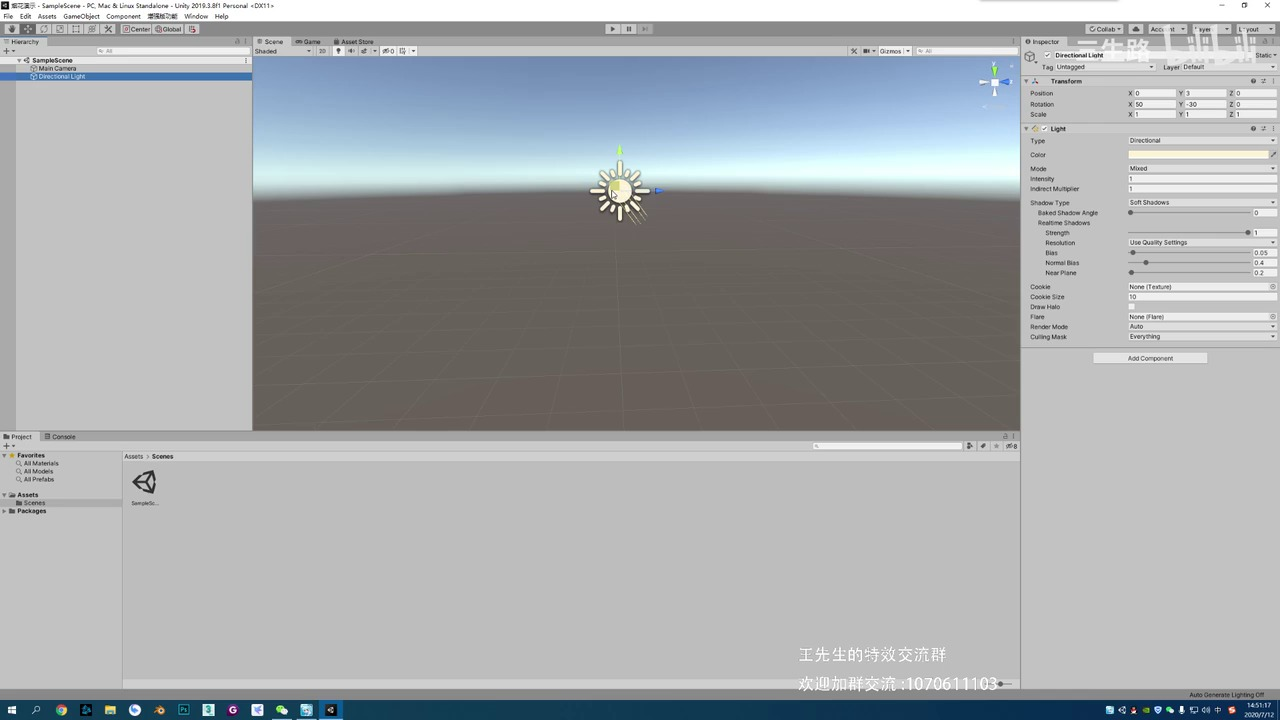
#> input picture knowledge/sources/SRC-2026-GAMEVFX-001/frames/fireworks_bv1ti4y1v7gc/frame_0300s.jpg, 1280 x 720 px
$ python -i prompt_condition_review.py   (imports and definitions only)
#> lines starting #> are read from the running program, lines starting #| are printed output that depends on the picture; after the words box and inside, x2 and y2 are one past the last pixel; in counts of white or black regions, pixels touching at a corner belong together
"""Review whether rendered Prompt compositions satisfy each requested condition."""

from __future__ import annotations

import argparse
import json
from datetime import datetime, timezone
from http.server import BaseHTTPRequestHandler, ThreadingHTTPServer
from pathlib import Path
from typing import Any
from urllib.parse import unquote, urlparse

import cv2
import numpy as np


CHOICES = ("符合", "部分符合", "不符合", "无法判断")
CONDITION_FIELDS = ("风格", "主色", "特效类别", "节奏", "无长拖尾", "整体")


def _repo_root() -> Path:
    return Path(__file__).parents[3]


# [5 lines left out: function _read_json, not called in this run]


def _read_jsonl(path: Path) -> list[dict[str, Any]]:
    return [json.loads(line) for line in path.read_text(encoding="utf-8").splitlines() if line.strip()]


# [18 lines left out: functions _write_json, _write_jsonl, _portable, not called in this run]


def _read_image(path: Path) -> np.ndarray | None:
    try:
        return cv2.imdecode(np.fromfile(str(path), dtype=np.uint8), cv2.IMREAD_COLOR)
#> returned value is the input picture: shape (720, 1280, 3); mean B, G, R 171.9, 169.4, 166.3
    except OSError:
        return None


def _blue_fraction(path: Path) -> float | None:
    image = _read_image(path)
    if image is None:
        return None
    hsv = cv2.cvtColor(image, cv2.COLOR_BGR2HSV)
#> hsv: shape (720, 1280, 3); mean H, S, V 21.4, 18.5, 174.2
    corners = np.concatenate((
        image[:8, :8].reshape(-1, 3), image[:8, -8:].reshape(-1, 3),
        image[-8:, :8].reshape(-1, 3), image[-8:, -8:].reshape(-1, 3),
    ))
#> corners = 256 rows, first 8: [255, 255, 255], [253, 253, 253], [255, 255, 255], [255, 255, 255], [255, 255, 255], [255, 255, 255], [253, 253, 253], [254, 254, 254]
    background = np.median(corners, axis=0).astype(np.uint8)
#> background = [86, 64, 42]
    difference = cv2.cvtColor(cv2.absdiff(image, background), cv2.COLOR_BGR2GRAY)
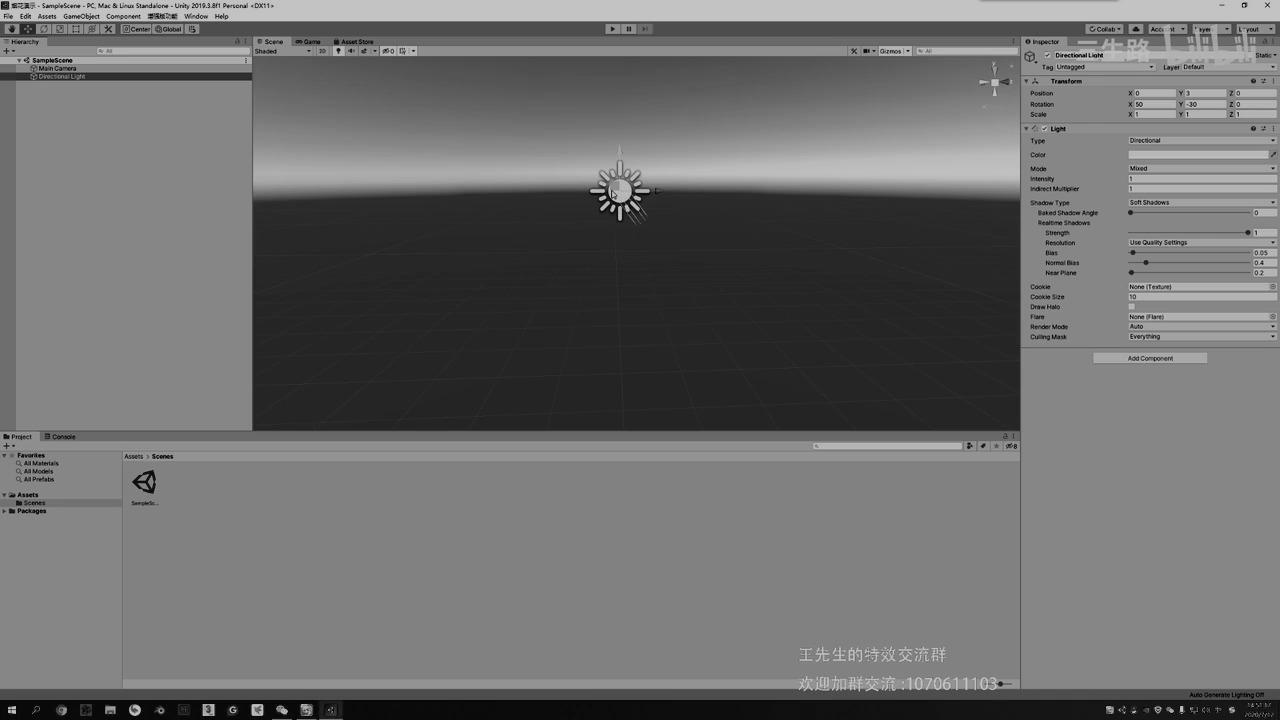
#> difference: shape (720, 1280); min 1, max 195, mean 109.5
    visible = (difference > 8) & (hsv[:, :, 1] >= 45)
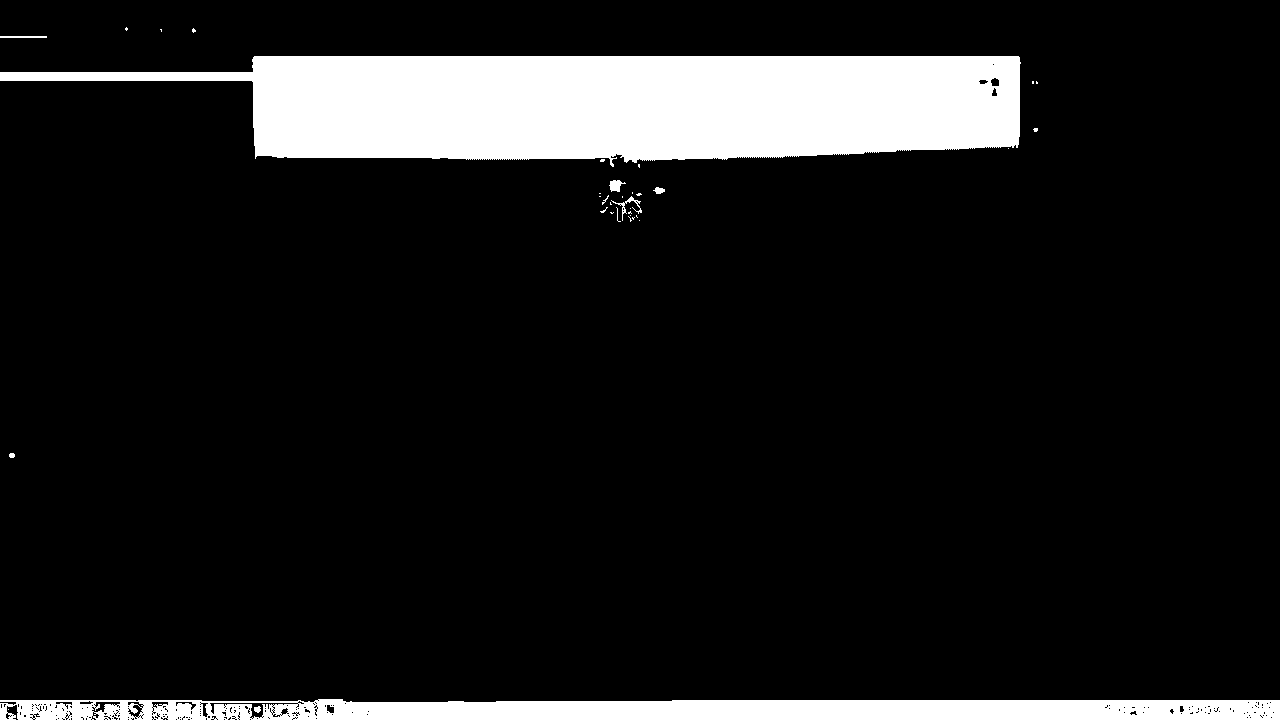
#> visible: shape (720, 1280) bool; 11.2% white; 36 white regions (28 under 20 px), largest, box (x1, y1, x2, y2) and area: (0, 56, 1021, 167) 79140, (0, 699, 1280, 720) 23486, (611, 196, 642, 221) 131
    if not visible.any():
        return 0.0
    blue = (hsv[:, :, 0] >= 90) & (hsv[:, :, 0] <= 132)
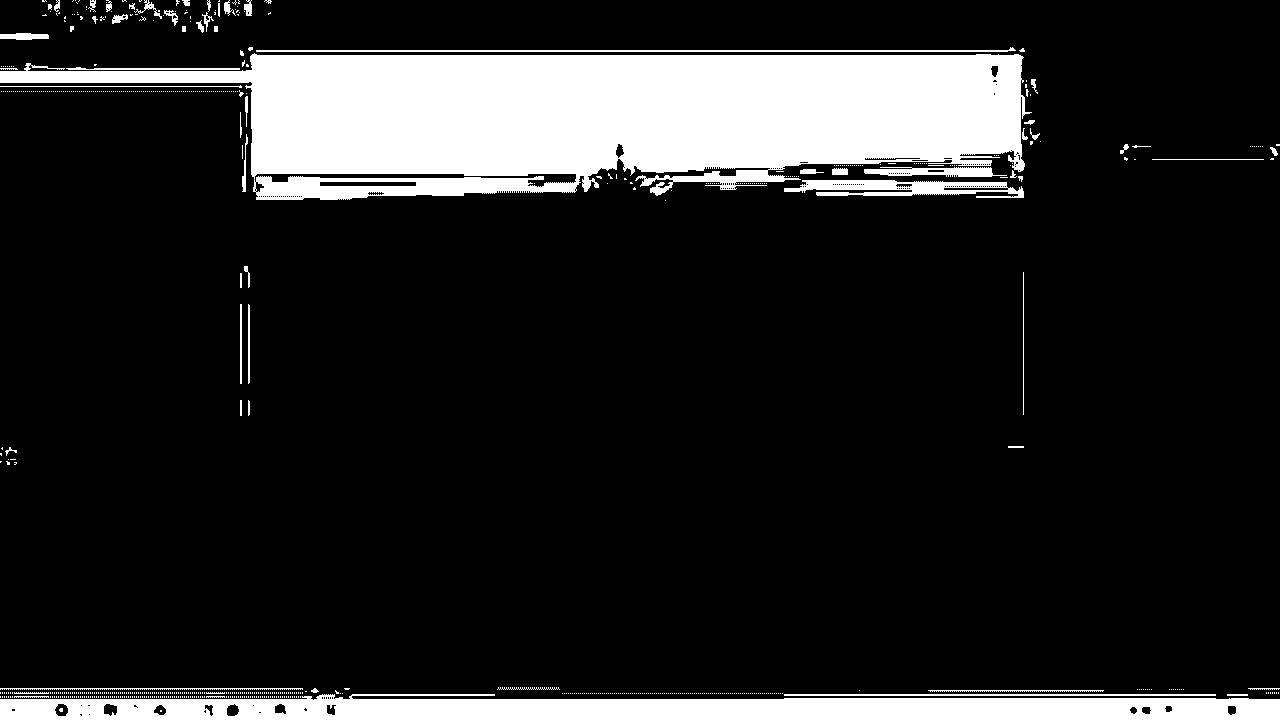
#> blue: shape (720, 1280) bool; 14.8% white; 735 white regions (672 under 20 px), largest, box (x1, y1, x2, y2) and area: (0, 53, 1032, 200) 97976, (0, 694, 1280, 720) 26874, (784, 180, 1024, 198) 2581
    return round(float(blue[visible].mean()), 8)


# [157 lines left out: functions _color_draft, _highest_blue_frame, _draft_for_record, build_review_batch, build_variation_review_batch, not called in this run]


def _load_drafts(root: Path) -> dict[str, dict[str, Any]]:
    return {str(row["candidate_id"]): row for row in _read_jsonl(root / "ai_drafts.jsonl")}


# [89 lines left out: functions save_feedback, finalize_feedback, not called in this run]


_HTML = r'''<!doctype html><html lang="zh-CN"><head><meta charset="utf-8"><meta name="viewport" content="width=device-width,initial-scale=1"><title>组合候选 Prompt 一致性评价</title><style>
:root{--bg:#10151b;--panel:#171e26;--panel2:#1d2731;--line:#2b3946;--text:#e9eef4;--muted:#9aa8b6;--cyan:#49c7d6;--yellow:#f3c969;--green:#7cc58e}*{box-sizing:border-box}body{margin:0;background:var(--bg);color:var(--text);font:14px/1.5 "Segoe UI","Microsoft YaHei",sans-serif}header{height:64px;display:flex;align-items:center;gap:16px;padding:0 16px;border-bottom:1px solid var(--line);background:#121920}h1{margin:0;font-size:16px}.prompt{min-width:0;overflow:hidden;text-overflow:ellipsis;white-space:nowrap;color:var(--muted)}.progress{margin-left:auto;color:var(--muted)}main{height:calc(100vh - 64px);display:grid;grid-template-columns:280px minmax(420px,1fr) 380px;gap:10px;padding:10px}.panel{min-height:0;border:1px solid var(--line);background:var(--panel)}.list,.details{overflow:auto}.item{width:100%;display:grid;grid-template-columns:32px minmax(0,1fr);gap:7px;padding:9px;border:1px solid transparent;background:transparent;color:var(--text);text-align:left;cursor:pointer}.item.active{border-color:var(--cyan);background:var(--panel2)}.item.done .idx{color:var(--green)}.idx{color:var(--yellow);font-family:Consolas}.item span{min-width:0;overflow-wrap:anywhere}.item small{display:block;color:var(--muted)}.stage{display:grid;grid-template-rows:minmax(0,1fr) 100px auto}.hero{display:grid;place-items:center;background:#080c10;overflow:hidden}.hero img{max-width:100%;max-height:100%;object-fit:contain}.frames{display:flex;gap:6px;overflow-x:auto;padding:7px;border-top:1px solid var(--line)}.frame{flex:0 0 86px;border:1px solid var(--line);padding:3px;background:#111820;color:var(--muted);cursor:pointer}.frame.active{border-color:var(--yellow)}.frame img{width:78px;height:62px;object-fit:contain;background:#070a0d}.transport{display:grid;grid-template-columns:auto auto auto minmax(100px,1fr) auto;gap:7px;align-items:center;padding:8px;border-top:1px solid var(--line)}button,input,select{font:inherit}.icon{width:34px;height:32px;border:1px solid var(--line);background:var(--panel2);color:var(--text);cursor:pointer}.details{padding:12px}.meta{display:grid;grid-template-columns:1fr 1fr;gap:6px;margin-bottom:10px}.meta div{padding:7px;background:var(--panel2);color:var(--muted);font-size:12px}.meta b{display:block;color:var(--text)}label{display:block;margin:10px 0 4px;color:var(--muted);font-size:12px}select{width:100%;padding:9px;border:1px solid var(--line);background:#10161c;color:var(--text)}.actions{display:flex;gap:8px;margin-top:14px;position:sticky;bottom:-12px;padding:10px 0 4px;background:var(--panel)}.save{flex:1;border:1px solid var(--green);background:#20372a;color:#d8f5df;padding:9px;cursor:pointer}.next{border:1px solid var(--cyan);background:var(--panel2);color:var(--text);padding:9px;cursor:pointer}.status{color:var(--muted);font-size:12px}@media(max-width:900px){header{height:auto;min-height:64px;align-items:flex-start;flex-wrap:wrap;padding:10px 14px}.prompt{width:100%;white-space:normal}main{height:auto;grid-template-columns:1fr}.list{max-height:245px}.stage{height:610px}.details{overflow:visible}.actions{bottom:0}}
</style></head><body><header><h1>组合候选 Prompt 一致性评价</h1><span id="prompt" class="prompt"></span><span id="progress" class="progress"></span></header><main><aside id="list" class="panel list"></aside><section class="panel stage"><div id="hero" class="hero"></div><div id="frames" class="frames"></div><div class="transport"><button id="prev" class="icon">←</button><button id="play" class="icon">▶</button><button id="nextFrame" class="icon">→</button><input id="timeline" type="range" min="0" max="0" value="0"><span id="time"></span></div></section><aside class="panel details"><div id="meta" class="meta"></div><div id="form"></div></aside></main><script>
let batch=null,feedback={},drafts={},index=0,frame=0,timer=null;const $=id=>document.getElementById(id),esc=s=>String(s??'').replace(/[&<>"']/g,c=>({'&':'&amp;','<':'&lt;','>':'&gt;','"':'&quot;',"'":'&#39;'}[c])),asset=p=>'/asset/'+p.split('/').map(encodeURIComponent).join('/'),current=()=>batch.records[index],choices=['符合','部分符合','不符合','无法判断'],fields=['风格','主色','特效类别','节奏','无长拖尾','整体'];function opts(field,value){return `<label>${field}</label><select id="c-${field}">${choices.map(x=>`<option ${x===value?'selected':''}>${x}</option>`).join('')}</select>`}function renderList(){$('list').innerHTML=batch.records.map((r,i)=>`<button class="item ${i===index?'active':''} ${feedback[r.candidate_id]?'done':''}" data-i="${i}"><span class="idx">${String(i+1).padStart(3,'0')}</span><span>${esc(r.candidate_id)}<small>${esc(r.prefab_path.split('/').pop())}</small></span></button>`).join('');document.querySelectorAll('.item').forEach(x=>x.onclick=()=>selectCandidate(Number(x.dataset.i)))}function renderStage(){let r=current(),f=r.frames[frame];$('hero').innerHTML=`<img src="${asset(f.path)}" alt="组合候选帧">`;$('frames').innerHTML=r.frames.map((x,i)=>`<button class="frame ${i===frame?'active':''}" data-i="${i}"><img src="${asset(x.path)}"><span>${Number(x.time_seconds).toFixed(2)}s</span></button>`).join('');document.querySelectorAll('.frame').forEach(x=>x.onclick=()=>{frame=Number(x.dataset.i);renderStage()});$('timeline').max=r.frames.length-1;$('timeline').value=frame;$('time').textContent=`${frame+1}/${r.frames.length}`}function renderForm(){let r=current(),draft=drafts[r.candidate_id]?.suggested_conditions||{},saved=feedback[r.candidate_id],conditions=saved?.conditions||draft;$('meta').innerHTML=`<div><b>评价对象</b>本次组合结果</div><div><b>来源 Prefab</b>${esc(r.prefab_path.split('/').pop())}</div><div><b>时长</b>${r.duration_seconds.toFixed(2)}s</div><div><b>来源标签</b>${esc(r.source_prefab_label?.style_family||'暂不判断')}，仅作草稿依据</div>`;$('form').innerHTML=`<div class="status">${saved?'已保存':draft?'AI 建议，未保存':'未评价'}</div>${fields.map(x=>opts(x,conditions[x]||'无法判断')).join('')}<div class="actions"><button id="save" class="save">保存本条</button><button id="nextCandidate" class="next">下一条</button></div>`;$('save').onclick=save;$('nextCandidate').onclick=()=>selectCandidate(nextUnreviewed())}function render(){renderList();renderStage();renderForm();$('prompt').textContent=batch.prompt_condition.text;$('progress').textContent=`${Object.keys(feedback).length}/${batch.records.length} 已评价`}function selectCandidate(i){if(i<0)i=Math.min(batch.records.length-1,index);if(timer){clearInterval(timer);timer=null}$('play').textContent='▶';index=i;frame=Math.min(1,batch.records[i].frames.length-1);render()}function nextUnreviewed(){for(let i=index+1;i<batch.records.length;i++)if(!feedback[batch.records[i].candidate_id])return i;return -1}function move(delta){let r=current();frame=Math.max(0,Math.min(r.frames.length-1,frame+delta));renderStage()}function toggle(){if(timer){clearInterval(timer);timer=null;$('play').textContent='▶';return}$('play').textContent='Ⅱ';timer=setInterval(()=>{let r=current();if(frame>=r.frames.length-1){clearInterval(timer);timer=null;$('play').textContent='▶';return}move(1)},350)}async function save(){let conditions=Object.fromEntries(fields.map(x=>[x,$(`c-${x}`).value])),response=await fetch('/api/feedback',{method:'POST',headers:{'Content-Type':'application/json'},body:JSON.stringify({candidate_id:current().candidate_id,conditions})}),body=await response.json();if(!response.ok)return;feedback[current().candidate_id]=body.record;render()}$('prev').onclick=()=>move(-1);$('play').onclick=toggle;$('nextFrame').onclick=()=>move(1);$('timeline').oninput=e=>{frame=Number(e.target.value);renderStage()};Promise.all([fetch('/api/batch').then(r=>r.json()),fetch('/api/feedback').then(r=>r.json()),fetch('/api/drafts').then(r=>r.json())]).then(([b,f,d])=>{batch=b;feedback=f.records||{};drafts=d.records||{};let first=batch.records.findIndex(r=>!feedback[r.candidate_id]);if(first>=0)index=first;render()});
</script></body></html>'''


class ReviewHandler(BaseHTTPRequestHandler):
    root = Path(".")
    repo = _repo_root()

    # [6 lines left out: function _send, not called in this run]

    def _json(self, value: dict[str, Any], code: int = 200) -> None:
        self._send(code, "application/json; charset=utf-8", json.dumps(value, ensure_ascii=False).encode("utf-8"))

    # [28 lines left out: functions do_GET, do_POST, not called in this run]

    def log_message(self, *_: object) -> None:
        pass


def serve(root: Path, port: int) -> None:
    ReviewHandler.root = root.resolve()
    ThreadingHTTPServer(("127.0.0.1", port), ReviewHandler).serve_forever()


# [32 lines left out: function main, not called in this run]


# [2 lines not run here, left out]

>>> result = _blue_fraction('../../../knowledge/sources/SRC-2026-GAMEVFX-001/frames/fireworks_bv1ti4y1v7gc/frame_0300s.jpg')
#> result = 0.988
